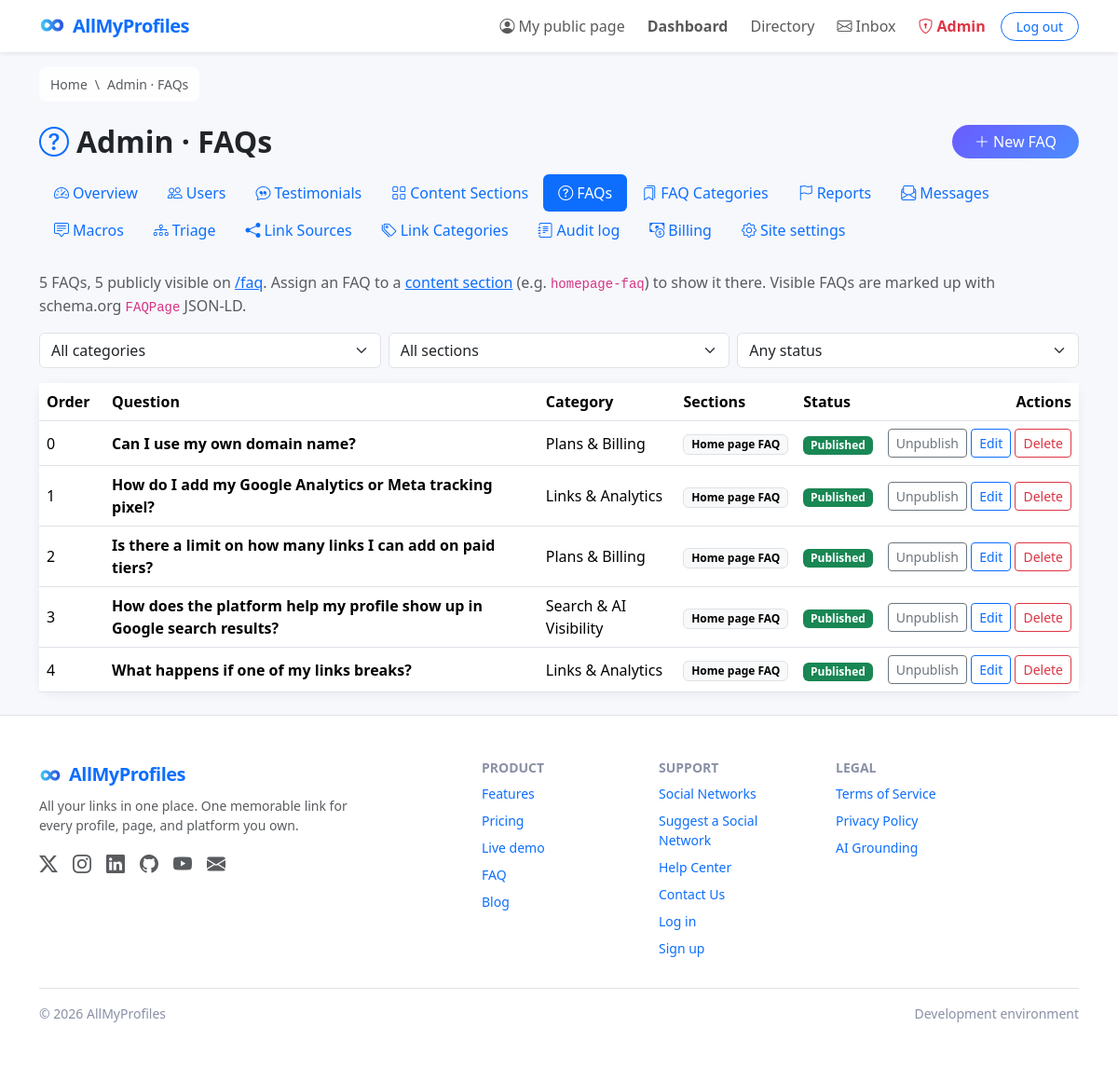
/admin/faqs (signed in), run on the app's committed database.
### models.py (models this page shows, shortened)
class Faq(db.Model):
    __tablename__ = 'faqs'
    id = db.Column(db.Integer, primary_key=True)
    question = db.Column(db.String(FAQ_QUESTION_MAX), nullable=False)
    answer = db.Column(db.Text, nullable=False)
    category_id = db.Column(db.Integer,
                            db.ForeignKey('faq_categories.id',
                                          ondelete='SET NULL'),
                            nullable=True, index=True)
    sort_order = db.Column(db.Integer, nullable=False, default=0,
                           server_default='0')
    is_published = db.Column(db.Boolean, nullable=False, default=True,
                             server_default='1')
    created_at = db.Column(db.DateTime, default=lambda: datetime.now(),
                           nullable=False)
    updated_at = db.Column(db.DateTime, nullable=True)
    category = db.relationship('FaqCategory', back_populates='faqs')
    content_sections = db.relationship(
        'ContentSection', secondary=faq_sections,
        backref=db.backref('faqs', lazy='select'))
    @classmethod
    def public_query(cls):
        return (cls.query.outerjoin(FaqCategory)
                .filter(cls.is_published.is_(True),
                        db.or_(cls.category_id.is_(None),
                               FaqCategory.is_active.is_(True))))

class FaqCategory(db.Model):
    __tablename__ = 'faq_categories'
    id = db.Column(db.Integer, primary_key=True)
    name = db.Column(db.String(80), nullable=False, unique=True)
    slug = db.Column(db.String(100), nullable=False, unique=True, index=True)
    description = db.Column(db.String(250), nullable=True)
    sort_order = db.Column(db.Integer, nullable=False, default=0,
                           server_default='0')
    is_active = db.Column(db.Boolean, nullable=False, default=True,
                          server_default='1')
    created_at = db.Column(db.DateTime, default=lambda: datetime.now(),
                           nullable=False)
    faqs = db.relationship('Faq', back_populates='category',
                           order_by='Faq.sort_order, Faq.id')
    @classmethod
    def ordered(cls, active_only=False):
        q = cls.query
        if active_only:
            q = q.filter_by(is_active=True)
        return q.order_by(cls.sort_order, cls.name).all()

class ContentSection(db.Model):
    __tablename__ = 'content_sections'
    DEFAULT_SECTIONS = (
        ('homepage-testimonials', 'Home page testimonials',
         'The home page social-proof area.'),
        ('homepage-features', 'Home page features',
         'The features section on the home page.'),
        ('homepage-demo', 'Home page interactive demo',
         'The interactive demo section on the home page.'),
        ('homepage-pricing', 'Home page pricing',
         'The pricing section on the home page.'),
        ('homepage-faq', 'Home page FAQ',
         'The frequently asked questions section on the home page.'),
        ('homepage-final-cta', 'Home page final call to action',
         'The closing call-to-action section on the home page.'),
    )
    id = db.Column(db.Integer, primary_key=True)
    name = db.Column(db.String(100), nullable=False, unique=True)
    slug = db.Column(db.String(100), nullable=False, unique=True, index=True)
    description = db.Column(db.String(250), nullable=True)
    sort_order = db.Column(db.Integer, nullable=False, default=0,
                           server_default='0')
    is_active = db.Column(db.Boolean, nullable=False, default=True,
                          server_default='1')
    testimonials = db.relationship(
        'Testimonial', secondary=testimonial_sections,
        backref=db.backref('content_sections', lazy='select'))

class Setting(db.Model):
    __tablename__ = 'settings'
    DEFAULT_SETTINGS = DEFAULT_SETTINGS
    key = db.Column(db.String(64), primary_key=True)
    value = db.Column(db.String(500), nullable=False, default='')
    @classmethod
    def get(cls, key, fallback=None):
        row = db.session.get(cls, key)
        if row is not None:
            return row.value
        return DEFAULT_SETTINGS.get(key, fallback)

### app.py (the view)
    @app.route('/admin/faqs')
    @admin_required
    def admin_faqs():
        q = Faq.query
        cat = request.args.get('category', '')
        status = request.args.get('status', '')
        section = request.args.get('section', '')
        if cat == 'none':
            q = q.filter(Faq.category_id.is_(None))
        elif cat.isdigit():
            q = q.filter(Faq.category_id == int(cat))
        if status == 'published':
            q = q.filter(Faq.is_published.is_(True))
        elif status == 'draft':
            q = q.filter(Faq.is_published.is_(False))
        if section.isdigit():
            q = q.filter(Faq.content_sections.any(
                ContentSection.id == int(section)))
        faqs = q.order_by(Faq.sort_order, Faq.id).all()
        return render_template('admin/faqs.html', faqs=faqs,
                               categories=FaqCategory.ordered(),
                               sections=_sections(), cat=cat, status=status,
                               section=section,
                               total=Faq.query.count(),
                               on_display=len(Faq.public_query().all()))

### templates/admin/faqs.html (shortened to what this page needs)
{% extends 'base.html' %}
{% import 'admin/_nav.html' as dash %}
{% block breadcrumb_title %}Admin · FAQs{% endblock %}
{% block content %}
<div class="container py-4">
  <div class="d-flex justify-content-between align-items-center mb-3">
    <h1 class="h2 fw-bold mb-0"><i class="bi bi-question-circle text-primary me-2"></i>Admin · FAQs</h1>
    <a href="{{ url_for('admin_faq_new') }}" class="btn btn-primary rounded-pill px-4">
      <i class="bi bi-plus-lg me-1"></i>New FAQ</a>
  </div>
  {{ dash.nav('faqs') }}
  <p class="text-muted">
    {{ total }} FAQ{{ '' if total == 1 else 's' }}, {{ on_display }} publicly visible on
    <a href="{{ url_for('faq_page') }}" target="_blank" rel="noopener">/faq</a>.
    Assign an FAQ to a <a href="{{ url_for('admin_content_sections') }}">content section</a>
    (e.g. <code>homepage-faq</code>) to show it there. Visible FAQs are marked up with
    schema.org <code>FAQPage</code> JSON-LD.
  </p>
  <form method="get" class="row g-2 mb-3">
    <div class="col-sm-4">
      <select name="category" class="form-select" aria-label="Category" onchange="this.form.submit()">
        <option value="">All categories</option>
      </select>
    </div>
    <div class="col-sm-4">
      <select name="section" class="form-select" aria-label="Section" onchange="this.form.submit()">
        <option value="">All sections</option>
      </select>
    </div>
    <div class="col-sm-4">
      <select name="status" class="form-select" aria-label="Status" onchange="this.form.submit()">
        <option value="">Any status</option>
      </select>
    </div>
  </form>
  <div class="card">
    <div class="table-responsive">
      <table class="table table-hover align-middle mb-0">
        <thead><tr>
          <th style="width:70px">Order</th><th>Question</th><th>Category</th>
          <th>Sections</th><th>Status</th><th class="text-end">Actions</th>
        </tr></thead>
        <tbody>
        {% for f in faqs %}
          <tr>
            <td>{{ f.sort_order }}</td>
            <td class="fw-semibold">{{ f.question }}</td>
            <td>{% if f.category %}{{ f.category.name }}{% if not f.category.is_active %} <span class="badge text-bg-secondary">inactive</span>{% endif %}{% else %}<span class="text-muted">—</span>{% endif %}</td>
            <td>{% for s in f.content_sections %}<span class="badge text-bg-light border">{{ s.name }}</span> {% else %}<span class="text-muted">—</span>{% endfor %}</td>
            <td>
              {% if f.is_published %}<span class="badge text-bg-success">Published</span>
              {% else %}<span class="badge text-bg-secondary">Draft</span>{% endif %}
            </td>
            <td class="text-end text-nowrap">
              <form method="post" action="{{ url_for('admin_faq_toggle', faq_id=f.id) }}" class="d-inline">
                <button class="btn btn-sm btn-outline-secondary" type="submit">{{ 'Unpublish' if f.is_published else 'Publish' }}</button>
              </form>
              <a class="btn btn-sm btn-outline-primary" href="{{ url_for('admin_faq_edit', faq_id=f.id) }}">Edit</a>
              <form method="post" action="{{ url_for('admin_faq_delete', faq_id=f.id) }}" class="d-inline"
                    onsubmit="return confirm('Delete this FAQ?');">
                <button class="btn btn-sm btn-outline-danger" type="submit">Delete</button>
              </form>
            </td>
          </tr>
        {% else %}
          <tr><td colspan="6" class="text-center text-muted py-4">No FAQs match.</td></tr>
        {% endfor %}
        </tbody>
      </table>
    </div>
  </div>
</div>
{% endblock %}

### templates/base.html (shortened to what this page needs)
<!DOCTYPE html>
<html lang="en">
<head>
  <link rel="stylesheet" href="https://cdn.jsdelivr.net/npm/bootstrap@5.3.3/dist/css/bootstrap.min.css">
  <link rel="stylesheet" href="https://cdn.jsdelivr.net/npm/bootstrap-icons@1.11.3/font/bootstrap-icons.min.css">
</head>
<body class="d-flex flex-column min-vh-100">
  <nav class="navbar navbar-expand-lg bg-white shadow-sm">
    <div class="container">
      <a class="navbar-brand text-primary" href="{{ url_for('home') }}">
        <img src="{{ url_for('static', filename='images/favicon-96x96.png') }}" alt="" width="28" height="28" class="me-2 align-text-bottom rounded">AllMyProfiles
      </a>
      <div class="collapse navbar-collapse" id="navbarNav">
        <ul class="navbar-nav ms-auto align-items-lg-center gap-lg-2">
          {% if current_user.is_authenticated %}
            <li class="nav-item">
              <a class="nav-link" href="{{ (profile_url(current_user) or '#') }}">
                <i class="bi bi-person-circle me-1"></i>My public page
              </a>
            </li>
            <li class="nav-item">
              <a class="nav-link fw-semibold" href="{{ url_for('dashboard') }}">Dashboard</a>
            </li>
            <li class="nav-item">
              <a class="nav-link" href="{{ url_for('directory') }}">Directory</a>
            </li>
            <li class="nav-item">
              <a class="nav-link position-relative" href="{{ url_for('inbox') }}">
                <i class="bi bi-envelope me-1"></i>Inbox
              </a>
            </li>
            {% if current_user.is_admin and not is_impersonating() %}
            <li class="nav-item">
              <a class="nav-link text-danger fw-semibold" href="{{ url_for('admin_dashboard') }}">
                <i class="bi bi-shield-lock me-1"></i>Admin
              </a>
            </li>
            {% endif %}
            <li class="nav-item">
              <a class="btn btn-outline-primary btn-sm rounded-pill px-3" href="{{ url_for('logout') }}">Log out</a>
            </li>
          {% endif %}
        </ul>
      </div>
    </div>
  </nav>
  <main class="flex-grow-1">
    <nav class="container pt-3" aria-label="Breadcrumb">
      <ol class="site-breadcrumb list-unstyled d-flex flex-wrap align-items-center gap-2 mb-0 small text-muted">
        <li><a href="{{ url_for('home') }}">Home</a></li>
        {% block breadcrumb_parents %}<li aria-hidden="true">\</li>{% endblock %}
        <li aria-current="page">{% block breadcrumb_title %}{{ self.title() | striptags | replace(' — AllMyProfiles', '') | replace(' — All My Profiles', '') | replace(' — Admin', '') }}{% endblock %}</li>
      </ol>
    </nav>
    {% block content %}{% endblock %}
  </main>
  <footer class="py-5 bg-white border-top">
    <div class="container">
      <div class="row gy-4">
        <div class="col-lg-4">
          <span class="navbar-brand fw-bold text-primary fs-5">
            <img src="{{ url_for('static', filename='images/favicon-96x96.png') }}" alt="" width="24" height="24" class="me-2 align-text-bottom rounded">AllMyProfiles
          </span>
          <p class="small text-muted mt-2 mb-0">{{ site_tagline }} One memorable link for every profile, page, and platform you own.</p>
          <div class="mt-3 fs-5 d-flex gap-3">
            <a href="https://x.com/allmyprofiles" class="text-muted" aria-label="X / Twitter" alt="X / Twitter" rel="noopener" target="_blank"><i class="bi bi-twitter-x"></i></a>
            <a href="https://instagram.com/allmyprofiles" class="text-muted" aria-label="Instagram" alt="Instagram" rel="noopener" target="_blank"><i class="bi bi-instagram"></i></a>
            <a href="https://linkedin.com/company/allmyprofiles" class="text-muted" aria-label="LinkedIn" alt="LinkedIn" rel="noopener" target="_blank"><i class="bi bi-linkedin"></i></a>
            <a href="https://github.com/allmyprofiles" class="text-muted" aria-label="GitHub" alt="GitHub" rel="noopener" target="_blank"><i class="bi bi-github"></i></a>
            <a href="https://youtube.com/@allmyprofiles" class="text-muted" aria-label="YouTube" alt="YouTube" rel="noopener" target="_blank"><i class="bi bi-youtube"></i></a>
            <a href="mailto:support@allmyprofiles.com?subject=Support%20Request-Home%Page" class="text-muted" aria-label="Email" alt="Email"><i class="bi bi-envelope-fill"></i></a>
          </div>
        </div>
        <div class="col-6 col-lg-2 offset-lg-1">
          <h6 class="fw-bold small text-uppercase">Product</h6>
          <ul class="list-unstyled small">
            <li class="mb-2"><a class="text-decoration-none" href="{{ url_for('home') }}#features">Features</a></li>
            <li class="mb-2"><a class="text-decoration-none" href="{{ url_for('home') }}#pricing">Pricing</a></li>
            <li class="mb-2"><a class="text-decoration-none" href="{{ url_for('home') }}#demo">Live demo</a></li>
            <li class="mb-2"><a class="text-decoration-none" href="{{ url_for('faq_page') }}">FAQ</a></li>
            <li class="mb-2"><a class="text-decoration-none" href="#">Blog</a></li>
          </ul>
        </div>
        <div class="col-6 col-lg-2">
          <h6 class="fw-bold small text-uppercase">Support</h6>
          <ul class="list-unstyled small">
            <li class="mb-2"><a class="text-decoration-none" href="{{ url_for('directory') }}">Social Networks</a></li>
            <li class="mb-2"><a class="text-decoration-none" href="{{ url_for('suggest') }}">Suggest a Social Network</a></li>
            <li class="mb-2"><a class="text-decoration-none" href="{{ url_for('help_center') }}">Help Center</a></li>
            <li class="mb-2"><a class="text-decoration-none" href="{{ url_for('contact') }}">Contact Us</a></li>
            <li class="mb-2"><a class="text-decoration-none" href="{{ url_for('login') }}">Log in</a></li>
            <li class="mb-2"><a class="text-decoration-none" href="{{ url_for('register') }}">Sign up</a></li>
          </ul>
        </div>
        <div class="col-6 col-lg-2">
          <h6 class="fw-bold small text-uppercase">Legal</h6>
          <ul class="list-unstyled small">
            <li class="mb-2"><a class="text-decoration-none" href="{{ url_for('terms') }}">Terms of Service</a></li>
            <li class="mb-2"><a class="text-decoration-none" href="{{ url_for('privacy') }}">Privacy Policy</a></li>
            <li class="mb-2"><a class="text-decoration-none" href="{{ url_for('ai_grounding') }}">AI Grounding</a></li>
          </ul>
        </div>
      </div>
      <hr>
      <div class="d-flex flex-wrap justify-content-between align-items-center">
        <span class="small">&copy; {{ current_year }} AllMyProfiles</span>
        <span class="small">{{ APP_ENV|capitalize }} environment</span>
      </div>
    </div>
  </footer>
</body>
</html>

### data on the page
Faq: sort_order "0", question "Can I use my own domain name?", category.name "Plans & Billing", shows "Published", is_published "Unpublish"
ContentSection: name "Home page FAQ"
Faq: sort_order "1", question "How do I add my Google Analytics or Meta tracking pixel?", category.name "Links & Analytics", shows "Published", is_published "Unpublish"
Faq: sort_order "2", question "Is there a limit on how many links I can add on paid tiers?", category.name "Plans & Billing", shows "Published", is_published "Unpublish"
Faq: sort_order "3", question "How does the platform help my profile show up in Google search results?", category.name "Search & AI Visibility", shows "Published", is_published "Unpublish"
Faq: sort_order "4", question "What happens if one of my links breaks?", category.name "Links & Analytics", shows "Published", is_published "Unpublish"
Setting: value "All your links in one place."

### other printed values
{{ total }} "5"
{{ '' if total == 1 else 's' }} "s"
{{ on_display }} "5"
{{ APP_ENV|capitalize }} "Development"
